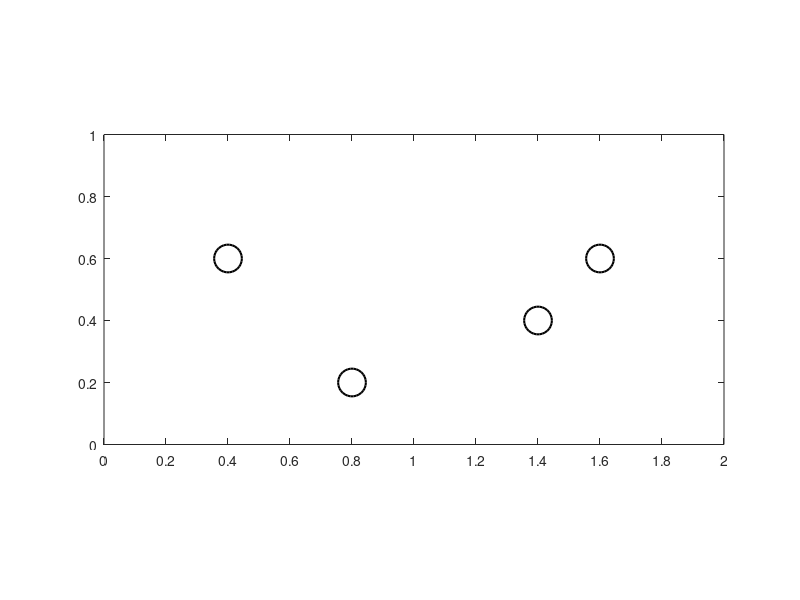

Write MATLAB code to recreate this figure.
A = [55 -10 -20; -10 30 -15; -20 -15 65];
b = [20; 10; 5];

x1 = A\b;

clf
hold on; box on
daspect([1 1 1]);
axis([0 2 0 1]);

xticks(0:.2:2);
yticks(0:.2:1);

B = [0.4 0.6
    0.8 0.2
    1.4 0.4
    1.6 0.6]; % input B here!

plot(B(:,1), B(:,2),'ko','markersize',20,'markerfacecolor','w','linewidth',1.5);

% 0 denotes route to same city
% -1 denotes indirect route
route = [0 808 -1 -1 832
    808 0 382 -1 736
    -1 382 0 270 -1
    -1 -1 270 0 421
    832 736 -1 421 0];

%indirect routes are not included
%both directions are included for each route
route2 = [1 2 808
    1 5 832 
    2 1 808
    2 3 736
    2 5 382
    3 2 382
    3 4 270
    4 3 270
    4 5 421
    5 1 832
    5 2 736
    5 4 421];